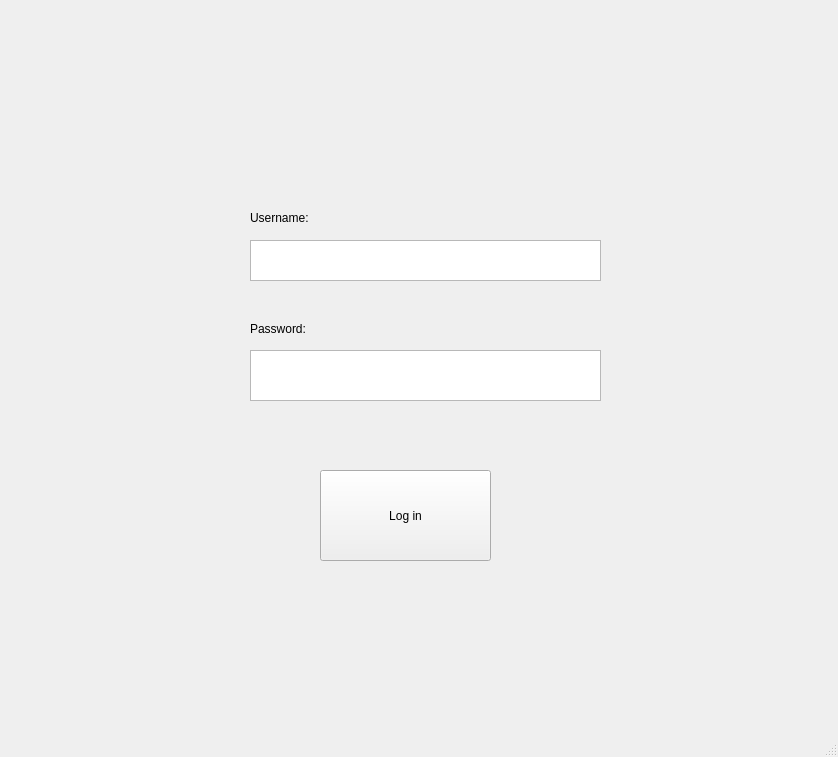
<?xml version="1.0" encoding="UTF-8"?>
<ui version="4.0">
 <class>MainWindow</class>
 <widget class="QMainWindow" name="MainWindow">
  <property name="geometry">
   <rect>
    <x>0</x>
    <y>0</y>
    <width>838</width>
    <height>757</height>
   </rect>
  </property>
  <property name="windowTitle">
   <string>MainWindow</string>
  </property>
  <widget class="QWidget" name="centralwidget">
   <widget class="QPushButton" name="pushButton">
    <property name="geometry">
     <rect>
      <x>320</x>
      <y>470</y>
      <width>171</width>
      <height>91</height>
     </rect>
    </property>
    <property name="text">
     <string>Log in</string>
    </property>
   </widget>
   <widget class="QTextEdit" name="textEdit">
    <property name="geometry">
     <rect>
      <x>250</x>
      <y>240</y>
      <width>351</width>
      <height>41</height>
     </rect>
    </property>
   </widget>
   <widget class="QLabel" name="label_2">
    <property name="geometry">
     <rect>
      <x>250</x>
      <y>210</y>
      <width>81</width>
      <height>16</height>
     </rect>
    </property>
    <property name="text">
     <string>Username:</string>
    </property>
   </widget>
   <widget class="QTextEdit" name="textEdit_2">
    <property name="geometry">
     <rect>
      <x>250</x>
      <y>350</y>
      <width>351</width>
      <height>51</height>
     </rect>
    </property>
   </widget>
   <widget class="QLabel" name="label">
    <property name="geometry">
     <rect>
      <x>250</x>
      <y>320</y>
      <width>67</width>
      <height>17</height>
     </rect>
    </property>
    <property name="text">
     <string>Password:</string>
    </property>
   </widget>
  </widget>
  <widget class="QStatusBar" name="statusbar"/>
 </widget>
 <resources/>
 <connections/>
</ui>
